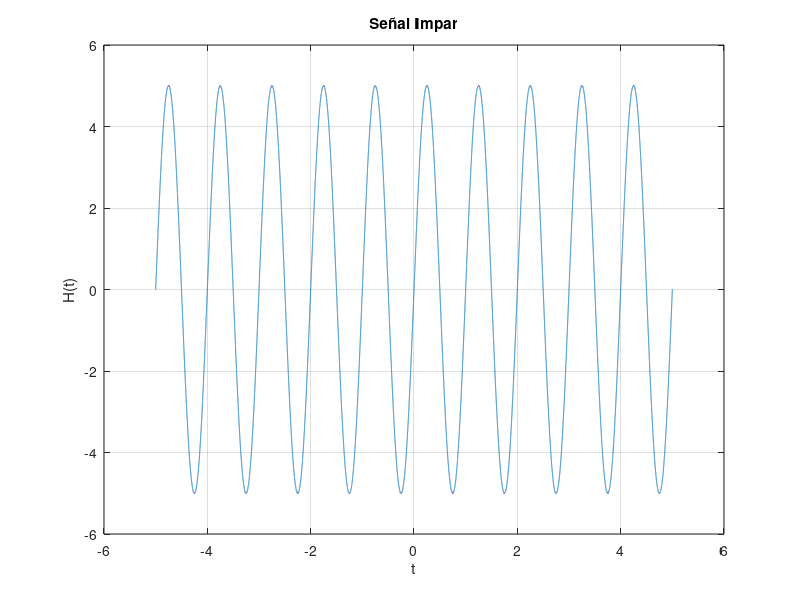

Recreate this plot in MATLAB.
clear;
close all,
clc; 

%SEÑAL IMPAR
t=-5:0.0001:5;
Wo1=2*pi;
phi=2*pi;
H=5*sin(Wo1*t+phi);

figure(2);
plot(t,H);

title("Señal Impar");
xlabel("t");
ylabel("H(t)");
grid on; 